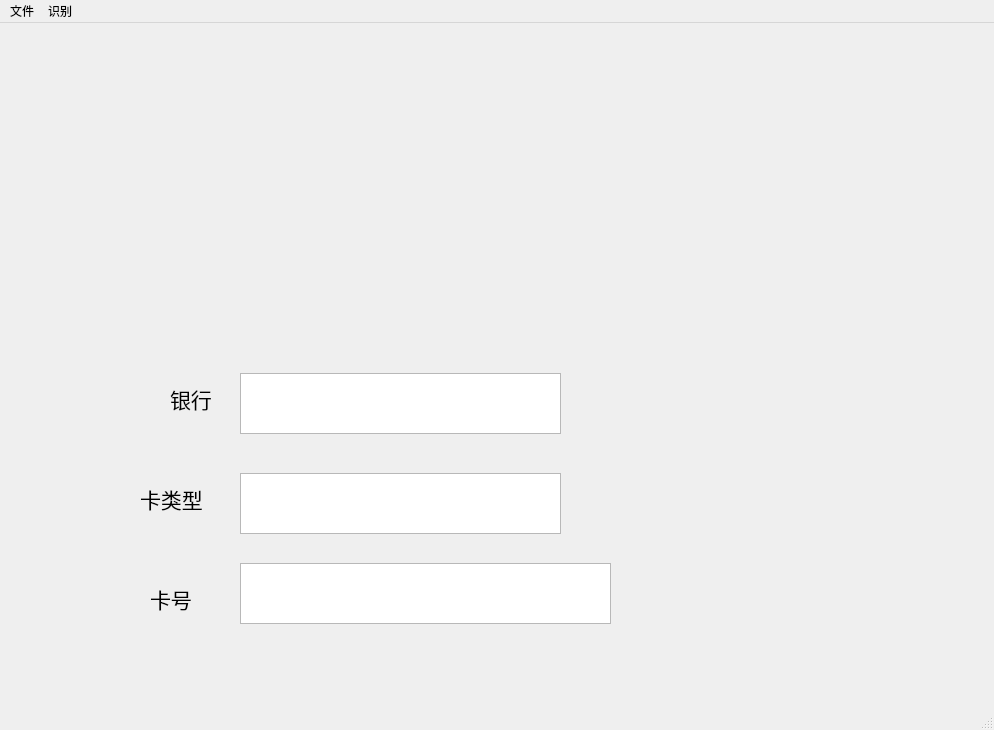
<?xml version="1.0" encoding="UTF-8"?>
<ui version="4.0">
 <class>MainWindow</class>
 <widget class="QMainWindow" name="MainWindow">
  <property name="geometry">
   <rect>
    <x>0</x>
    <y>0</y>
    <width>994</width>
    <height>730</height>
   </rect>
  </property>
  <property name="windowTitle">
   <string>MainWindow</string>
  </property>
  <widget class="QWidget" name="centralwidget">
   <widget class="QLabel" name="label">
    <property name="geometry">
     <rect>
      <x>160</x>
      <y>0</y>
      <width>681</width>
      <height>281</height>
     </rect>
    </property>
    <property name="mouseTracking">
     <bool>false</bool>
    </property>
    <property name="text">
     <string/>
    </property>
    <property name="scaledContents">
     <bool>false</bool>
    </property>
    <property name="wordWrap">
     <bool>false</bool>
    </property>
   </widget>
   <widget class="QPlainTextEdit" name="plainTextEdit">
    <property name="geometry">
     <rect>
      <x>240</x>
      <y>350</y>
      <width>321</width>
      <height>61</height>
     </rect>
    </property>
   </widget>
   <widget class="QPlainTextEdit" name="plainTextEdit_2">
    <property name="geometry">
     <rect>
      <x>240</x>
      <y>450</y>
      <width>321</width>
      <height>61</height>
     </rect>
    </property>
   </widget>
   <widget class="QPlainTextEdit" name="plainTextEdit_3">
    <property name="geometry">
     <rect>
      <x>240</x>
      <y>540</y>
      <width>371</width>
      <height>61</height>
     </rect>
    </property>
   </widget>
   <widget class="QLabel" name="label_2">
    <property name="geometry">
     <rect>
      <x>170</x>
      <y>360</y>
      <width>51</width>
      <height>31</height>
     </rect>
    </property>
    <property name="font">
     <font>
      <family>Bauhaus 93</family>
      <pointsize>16</pointsize>
     </font>
    </property>
    <property name="text">
     <string>银行</string>
    </property>
   </widget>
   <widget class="QLabel" name="label_3">
    <property name="geometry">
     <rect>
      <x>140</x>
      <y>460</y>
      <width>91</width>
      <height>31</height>
     </rect>
    </property>
    <property name="font">
     <font>
      <pointsize>16</pointsize>
     </font>
    </property>
    <property name="text">
     <string>卡类型</string>
    </property>
   </widget>
   <widget class="QLabel" name="label_4">
    <property name="geometry">
     <rect>
      <x>150</x>
      <y>560</y>
      <width>61</width>
      <height>31</height>
     </rect>
    </property>
    <property name="font">
     <font>
      <pointsize>16</pointsize>
     </font>
    </property>
    <property name="text">
     <string>卡号</string>
    </property>
   </widget>
  </widget>
  <widget class="QStatusBar" name="statusbar"/>
  <widget class="QMenuBar" name="menuBar">
   <property name="geometry">
    <rect>
     <x>0</x>
     <y>0</y>
     <width>994</width>
     <height>26</height>
    </rect>
   </property>
   <widget class="QMenu" name="menu">
    <property name="title">
     <string>文件</string>
    </property>
    <addaction name="actionopen"/>
   </widget>
   <widget class="QMenu" name="menu_2">
    <property name="title">
     <string>识别</string>
    </property>
    <addaction name="actionrecognize"/>
    <addaction name="actionrecognize2"/>
   </widget>
   <addaction name="menu"/>
   <addaction name="menu_2"/>
  </widget>
  <action name="actionopen">
   <property name="text">
    <string>open</string>
   </property>
  </action>
  <action name="actionrecognize">
   <property name="text">
    <string>recognize1</string>
   </property>
  </action>
  <action name="actionrecognize2">
   <property name="text">
    <string>recognize2</string>
   </property>
  </action>
 </widget>
 <resources/>
 <connections/>
</ui>
